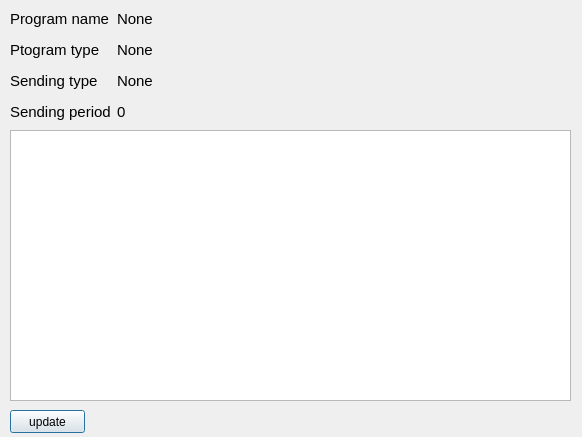
<?xml version="1.0" encoding="UTF-8"?>
<ui version="4.0">
 <class>ProgramWindow</class>
 <widget class="QDialog" name="ProgramWindow">
  <property name="geometry">
   <rect>
    <x>0</x>
    <y>0</y>
    <width>582</width>
    <height>437</height>
   </rect>
  </property>
  <property name="windowTitle">
   <string>Dialog</string>
  </property>
  <widget class="QWidget" name="formLayoutWidget">
   <property name="geometry">
    <rect>
     <x>10</x>
     <y>10</y>
     <width>561</width>
     <height>111</height>
    </rect>
   </property>
   <layout class="QFormLayout" name="formLayout">
    <item row="0" column="0">
     <widget class="QLabel" name="label">
      <property name="font">
       <font>
        <pointsize>11</pointsize>
       </font>
      </property>
      <property name="text">
       <string>Program name</string>
      </property>
     </widget>
    </item>
    <item row="0" column="1">
     <widget class="QLabel" name="label_2">
      <property name="font">
       <font>
        <pointsize>11</pointsize>
       </font>
      </property>
      <property name="text">
       <string>None</string>
      </property>
     </widget>
    </item>
    <item row="2" column="0">
     <widget class="QLabel" name="label_3">
      <property name="font">
       <font>
        <pointsize>11</pointsize>
       </font>
      </property>
      <property name="text">
       <string>Ptogram type</string>
      </property>
     </widget>
    </item>
    <item row="2" column="1">
     <widget class="QLabel" name="label_5">
      <property name="font">
       <font>
        <pointsize>11</pointsize>
       </font>
      </property>
      <property name="text">
       <string>None</string>
      </property>
     </widget>
    </item>
    <item row="4" column="0">
     <widget class="QLabel" name="label_4">
      <property name="font">
       <font>
        <pointsize>11</pointsize>
       </font>
      </property>
      <property name="text">
       <string>Sending type</string>
      </property>
     </widget>
    </item>
    <item row="4" column="1">
     <widget class="QLabel" name="label_6">
      <property name="font">
       <font>
        <pointsize>11</pointsize>
       </font>
      </property>
      <property name="text">
       <string>None</string>
      </property>
     </widget>
    </item>
    <item row="6" column="0">
     <widget class="QLabel" name="label_7">
      <property name="font">
       <font>
        <pointsize>11</pointsize>
       </font>
      </property>
      <property name="text">
       <string>Sending period</string>
      </property>
     </widget>
    </item>
    <item row="6" column="1">
     <widget class="QLabel" name="label_8">
      <property name="font">
       <font>
        <pointsize>11</pointsize>
       </font>
      </property>
      <property name="text">
       <string>0</string>
      </property>
     </widget>
    </item>
    <item row="1" column="1">
     <spacer name="verticalSpacer">
      <property name="orientation">
       <enum>Qt::Vertical</enum>
      </property>
      <property name="sizeHint" stdset="0">
       <size>
        <width>20</width>
        <height>40</height>
       </size>
      </property>
     </spacer>
    </item>
    <item row="3" column="1">
     <spacer name="verticalSpacer_2">
      <property name="orientation">
       <enum>Qt::Vertical</enum>
      </property>
      <property name="sizeHint" stdset="0">
       <size>
        <width>20</width>
        <height>40</height>
       </size>
      </property>
     </spacer>
    </item>
    <item row="5" column="1">
     <spacer name="verticalSpacer_3">
      <property name="orientation">
       <enum>Qt::Vertical</enum>
      </property>
      <property name="sizeHint" stdset="0">
       <size>
        <width>20</width>
        <height>40</height>
       </size>
      </property>
     </spacer>
    </item>
   </layout>
  </widget>
  <widget class="QColumnView" name="columnViewBuffer">
   <property name="geometry">
    <rect>
     <x>10</x>
     <y>130</y>
     <width>561</width>
     <height>271</height>
    </rect>
   </property>
  </widget>
  <widget class="QPushButton" name="pushButtonUpdate">
   <property name="geometry">
    <rect>
     <x>10</x>
     <y>410</y>
     <width>75</width>
     <height>23</height>
    </rect>
   </property>
   <property name="text">
    <string>update</string>
   </property>
  </widget>
 </widget>
 <resources/>
 <connections/>
</ui>
